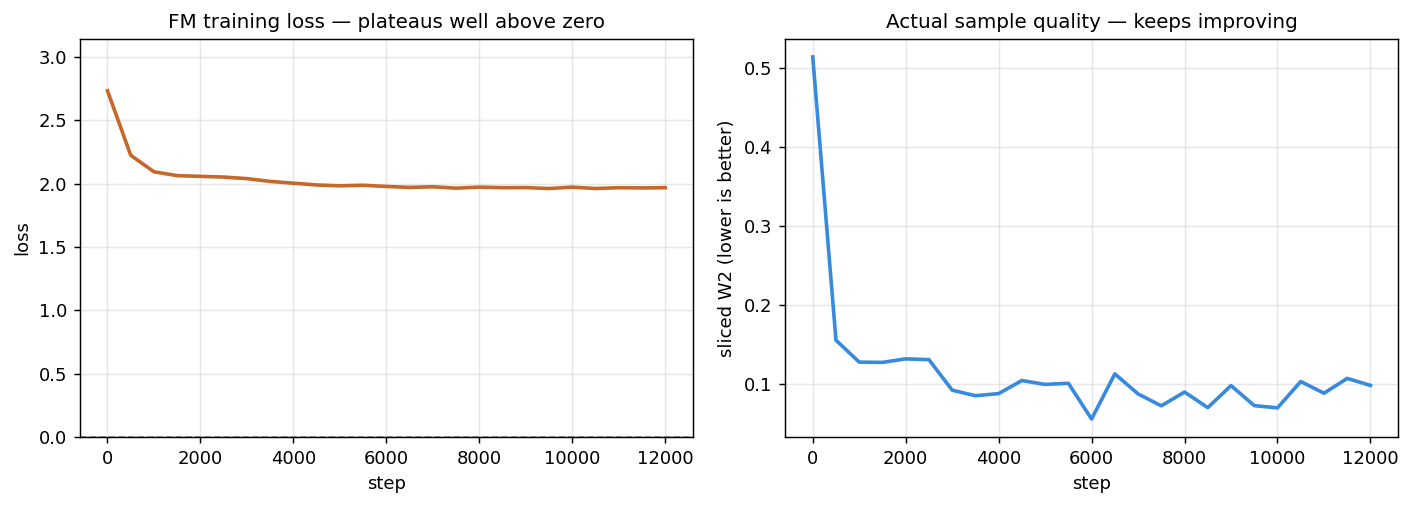

Reproduce this figure in Python.
"""Week0 Day3 补充：FM 的 loss 有不可约下界，绝对值不能用来判断训练好坏。

原因：给定 (x_t, t)，回归目标 x1-x0 仍然是**随机的**。
  t=0 时 x_t=x0，此时 x1 完全未知 → 目标方差 = 数据方差
  t=1 时 x_t=x1，此时 x0 完全未知 → 目标方差 = 噪声方差 = 1
最优模型输出的是条件均值 E[x1-x0 | x_t, t]，残差方差扔不掉。
所以 loss 收敛到 E[Var(x1-x0 | x_t,t)]，是个 O(1) 的正数，**不会趋近 0**。

本脚本同时记录 loss 和真实生成质量（切片 W2），看它们的走势。
"""
import matplotlib
matplotlib.use("Agg")

import matplotlib.pyplot as plt
import torch

from w0d3_swiss_roll_fm import DEV, VelocityField, sample, sliced_w2, swiss_roll

torch.manual_seed(0)


def main():
    data = swiss_roll(20000).to(DEV)
    holdout = swiss_roll(4000).to(DEV)
    model = VelocityField().to(DEV)
    opt = torch.optim.Adam(model.parameters(), lr=3e-4)

    hist = {"step": [], "loss": [], "w2": []}
    bs, total, every = 512, 12000, 500
    running = []

    for step in range(total + 1):
        x1 = data[torch.randint(len(data), (bs,), device=DEV)]
        x0 = torch.randn_like(x1)
        t = torch.rand(bs, 1, device=DEV)
        loss = (model((1 - t) * x0 + t * x1, t) - (x1 - x0)).pow(2).mean()
        opt.zero_grad(set_to_none=True)
        loss.backward()
        opt.step()
        running.append(loss.item())

        if step % every == 0:
            w2 = sliced_w2(sample(model, 4000, 20), holdout)
            hist["step"].append(step)
            hist["loss"].append(sum(running) / len(running))
            hist["w2"].append(w2)
            running = []
            print(f"  step {step:6d}   loss {hist['loss'][-1]:.4f}   sliced-W2 {w2:.4f}")

    l0, l1 = hist["loss"][1], hist["loss"][-1]
    w0_, w1_ = hist["w2"][1], hist["w2"][-1]
    print(f"\nloss:  {l0:.4f} -> {l1:.4f}   （只降了 {100*(l0-l1)/l0:.1f}%）")
    print(f"W2:    {w0_:.4f} -> {w1_:.4f}   （降了 {100*(w0_-w1_)/w0_:.1f}%）")

    fig, (a1, a2) = plt.subplots(1, 2, figsize=(11, 4))
    a1.plot(hist["step"], hist["loss"], c="#C4682B", lw=2)
    a1.set_title("FM training loss — plateaus well above zero", fontsize=11)
    a1.set_xlabel("step"); a1.set_ylabel("loss"); a1.set_ylim(0, max(hist["loss"]) * 1.15)
    a1.axhline(0, ls="--", lw=1, c="#999")
    a1.grid(alpha=0.3)

    a2.plot(hist["step"], hist["w2"], c="#378ADD", lw=2)
    a2.set_title("Actual sample quality — keeps improving", fontsize=11)
    a2.set_xlabel("step"); a2.set_ylabel("sliced W2 (lower is better)")
    a2.grid(alpha=0.3)

    plt.tight_layout()
    out = "/home/xjy/flow_matching/fm_policy/notebooks/w0d3b_loss_floor.png"
    plt.savefig(out, dpi=130, bbox_inches="tight")
    print(f"图已保存: {out}")


if __name__ == "__main__":
    main()
